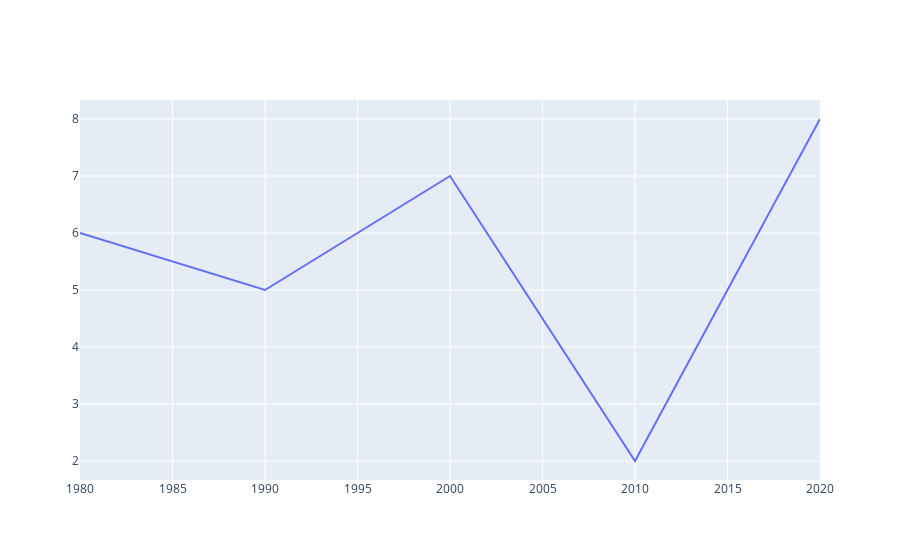

Notebook source saved alongside this figure:
### Markdown cell above
# Line chart

### Code cell
x_values=[1980, 1990, 2000, 2010, 2020]
y_values=[6, 5, 7, 2, 8]

data =[go.Scatter(x=x_values,
                  y=y_values,
                  mode = 'lines')]
fig = go.Figure(data )
fig

### Figure 1 — Plotly figure (JSON) as saved in the notebook; plotly's stock layout.template omitted (floating-point values rounded to 4 significant figures)
{"data": [{"mode": "lines", "type": "scatter", "x": [1980, 1990, 2000, 2010, 2020], "y": [6, 5, 7, 2, 8]}], "layout": {"autosize": true, "xaxis": {"autorange": true, "range": [1980, 2020], "type": "linear"}, "yaxis": {"autorange": true, "range": [1.667, 8.333], "type": "linear"}}}
